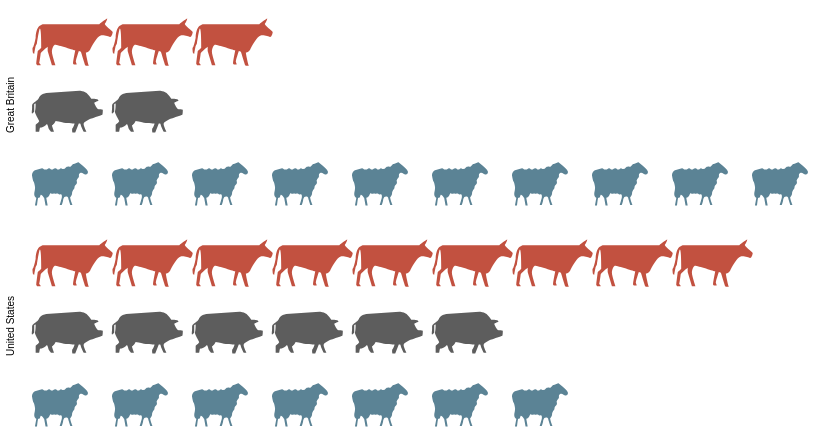

Specify this chart in Vega-Lite:
### Vega specification from a JSON file in a GitHub repository (floating-point values rounded to 4 significant figures)
{"$schema": "https://vega.github.io/schema/vega/v4.json", "autosize": "pad", "padding": 5, "data": [{"name": "source_0", "values": [{"country": "Great Britain", "animal": "cattle", "col": 3}, {"country": "Great Britain", "animal": "cattle", "col": 2}, {"country": "Great Britain", "animal": "cattle", "col": 1}, {"country": "Great Britain", "animal": "pigs", "col": 2}, {"country": "Great Britain", "animal": "pigs", "col": 1}, {"country": "Great Britain", "animal": "sheep", "col": 10}, {"country": "Great Britain", "animal": "sheep", "col": 9}, {"country": "Great Britain", "animal": "sheep", "col": 8}, {"country": "Great Britain", "animal": "sheep", "col": 7}, {"country": "Great Britain", "animal": "sheep", "col": 6}, {"country": "Great Britain", "animal": "sheep", "col": 5}, {"country": "Great Britain", "animal": "sheep", "col": 4}, {"country": "Great Britain", "animal": "sheep", "col": 3}, {"country": "Great Britain", "animal": "sheep", "col": 2}, {"country": "Great Britain", "animal": "sheep", "col": 1}, {"country": "United States", "animal": "cattle", "col": 9}, {"country": "United States", "animal": "cattle", "col": 8}, {"country": "United States", "animal": "cattle", "col": 7}, {"country": "United States", "animal": "cattle", "col": 6}, {"country": "United States", "animal": "cattle", "col": 5}, {"country": "United States", "animal": "cattle", "col": 4}, {"country": "United States", "animal": "cattle", "col": 3}, {"country": "United States", "animal": "cattle", "col": 2}, {"country": "United States", "animal": "cattle", "col": 1}, {"country": "United States", "animal": "pigs", "col": 6}, {"country": "United States", "animal": "pigs", "col": 5}, {"country": "United States", "animal": "pigs", "col": 4}, {"country": "United States", "animal": "pigs", "col": 3}, {"country": "United States", "animal": "pigs", "col": 2}, {"country": "United States", "animal": "pigs", "col": 1}, {"country": "United States", "animal": "sheep", "col": 7}, {"country": "United States", "animal": "sheep", "col": 6}, {"country": "United States", "animal": "sheep", "col": 5}, {"country": "United States", "animal": "sheep", "col": 4}, {"country": "United States", "animal": "sheep", "col": 3}, {"country": "United States", "animal": "sheep", "col": 2}, {"country": "United States", "animal": "sheep", "col": 1}]}, {"name": "row_domain", "source": "source_0", "transform": [{"type": "aggregate", "groupby": ["country"]}]}], "signals": [{"name": "child_width", "value": 800}, {"name": "child_height", "value": 200}], "layout": {"padding": {"row": 20, "column": 20}, "columns": 1, "bounds": "full", "align": "all"}, "marks": [{"name": "row_header", "type": "group", "role": "row-header", "from": {"data": "row_domain"}, "sort": {"field": "datum[\"country\"]", "order": "ascending"}, "title": {"text": {"signal": "''+parent[\"country\"]"}, "offset": 10, "orient": "left", "style": "guide-label", "baseline": "middle"}, "encode": {"update": {"height": {"signal": "child_height"}}}}, {"name": "cell", "type": "group", "style": "cell", "from": {"facet": {"name": "facet", "data": "source_0", "groupby": ["country"]}}, "sort": {"field": ["datum[\"country\"]"], "order": ["ascending"]}, "encode": {"update": {"width": {"signal": "child_width"}, "height": {"signal": "child_height"}}}, "marks": [{"name": "child_marks", "type": "symbol", "style": ["point"], "from": {"data": "facet"}, "encode": {"update": {"opacity": {"value": 1}, "fill": {"scale": "color", "field": "animal"}, "tooltip": {"signal": "{\"col\": ''+datum[\"col\"], \"animal\": ''+datum[\"animal\"]}"}, "x": {"scale": "x", "field": "col"}, "y": {"scale": "y", "field": "animal"}, "size": {"value": 200}, "shape": {"scale": "shape", "field": "animal"}}}}]}], "scales": [{"name": "x", "type": "point", "domain": {"data": "source_0", "field": "col", "sort": true}, "range": [0, {"signal": "child_width"}], "padding": 0.5}, {"name": "y", "type": "point", "domain": {"data": "source_0", "field": "animal", "sort": true}, "range": [0, {"signal": "child_height"}], "padding": 0.5}, {"name": "color", "type": "ordinal", "domain": ["person", "cattle", "pigs", "sheep"], "range": ["rgb(162,160,152)", "rgb(194,81,64)", "rgb(93,93,93)", "rgb(91,131,149)"]}, {"name": "shape", "type": "ordinal", "domain": ["person", "cattle", "pigs", "sheep"], "range": ["M1.7 -1.7h-0.8c0.3 -0.2 0.6 -0.5 0.6 -0.9c0 -0.6 -0.4 -1 -1 -1c-0.6 0 -1 0.4 -1 1c0 0.4 0.2 0.7 0.6 0.9h-0.8c-0.4 0 -0.7 0.3 -0.7 0.6v1.9c0 0.3 0.3 0.6 0.6 0.6h0.2c0 0 0 0.1 0 0.1v1.9c0 0.3 0.2 0.6 0.3 0.6h1.3c0.2 0 0.3 -0.3 0.3 -0.6v-1.8c0 0 0 -0.1 0 -0.1h0.2c0.3 0 0.6 -0.3 0.6 -0.6v-2c0.2 -0.3 -0.1 -0.6 -0.4 -0.6z", "M4 -2c0 0 0.9 -0.7 1.1 -0.8c0.1 -0.1 -0.1 0.5 -0.3 0.7c-0.2 0.2 1.1 1.1 1.1 1.2c0 0.2 -0.2 0.8 -0.4 0.7c-0.1 0 -0.8 -0.3 -1.3 -0.2c-0.5 0.1 -1.3 1.6 -1.5 2c-0.3 0.4 -0.6 0.4 -0.6 0.4c0 0.1 0.3 1.7 0.4 1.8c0.1 0.1 -0.4 0.1 -0.5 0c0 0 -0.6 -1.9 -0.6 -1.9c-0.1 0 -0.3 -0.1 -0.3 -0.1c0 0.1 -0.5 1.4 -0.4 1.6c0.1 0.2 0.1 0.3 0.1 0.3c0 0 -0.4 0 -0.4 0c0 0 -0.2 -0.1 -0.1 -0.3c0 -0.2 0.3 -1.7 0.3 -1.7c0 0 -2.8 -0.9 -2.9 -0.8c-0.2 0.1 -0.4 0.6 -0.4 1c0 0.4 0.5 1.9 0.5 1.9l-0.5 0l-0.6 -2l0 -0.6c0 0 -1 0.8 -1 1c0 0.2 -0.2 1.3 -0.2 1.3c0 0 0.3 0.3 0.2 0.3c0 0 -0.5 0 -0.5 0c0 0 -0.2 -0.2 -0.1 -0.4c0 -0.1 0.2 -1.6 0.2 -1.6c0 0 0.5 -0.4 0.5 -0.5c0 -0.1 0 -2.7 -0.2 -2.7c-0.1 0 -0.4 2 -0.4 2c0 0 0 0.2 -0.2 0.5c-0.1 0.4 -0.2 1.1 -0.2 1.1c0 0 -0.2 -0.1 -0.2 -0.2c0 -0.1 -0.1 -0.7 0 -0.7c0.1 -0.1 0.3 -0.8 0.4 -1.4c0 -0.6 0.2 -1.3 0.4 -1.5c0.1 -0.2 0.6 -0.4 0.6 -0.4z", "M1.2 -2c0 0 0.7 0 1.2 0.5c0.5 0.5 0.4 0.6 0.5 0.6c0.1 0 0.7 0 0.8 0.1c0.1 0 0.2 0.2 0.2 0.2c0 0 -0.6 0.2 -0.6 0.3c0 0.1 0.4 0.9 0.6 0.9c0.1 0 0.6 0 0.6 0.1c0 0.1 0 0.7 -0.1 0.7c-0.1 0 -1.2 0.4 -1.5 0.5c-0.3 0.1 -1.1 0.5 -1.1 0.7c-0.1 0.2 0.4 1.2 0.4 1.2l-0.4 0c0 0 -0.4 -0.8 -0.4 -0.9c0 -0.1 -0.1 -0.3 -0.1 -0.3l-0.2 0l-0.5 1.3l-0.4 0c0 0 -0.1 -0.4 0 -0.6c0.1 -0.1 0.3 -0.6 0.3 -0.7c0 0 -0.8 0 -1.5 -0.1c-0.7 -0.1 -1.2 -0.3 -1.2 -0.2c0 0.1 -0.4 0.6 -0.5 0.6c0 0 0.3 0.9 0.3 0.9l-0.4 0c0 0 -0.4 -0.5 -0.4 -0.6c0 -0.1 -0.2 -0.6 -0.2 -0.5c0 0 -0.4 0.4 -0.6 0.4c-0.2 0.1 -0.4 0.1 -0.4 0.1c0 0 -0.1 0.6 -0.1 0.6l-0.5 0l0 -1c0 0 0.5 -0.4 0.5 -0.5c0 -0.1 -0.7 -1.2 -0.6 -1.4c0.1 -0.1 0.1 -1.1 0.1 -1.1c0 0 -0.2 0.1 -0.2 0.1c0 0 0 0.9 0 1c0 0.1 -0.2 0.3 -0.3 0.3c-0.1 0 0 -0.5 0 -0.9c0 -0.4 0 -0.4 0.2 -0.6c0.2 -0.2 0.6 -0.3 0.8 -0.8c0.3 -0.5 1 -0.6 1 -0.6z", "M-4.1 -0.5c0.2 0 0.2 0.2 0.5 0.2c0.3 0 0.3 -0.2 0.5 -0.2c0.2 0 0.2 0.2 0.4 0.2c0.2 0 0.2 -0.2 0.5 -0.2c0.2 0 0.2 0.2 0.4 0.2c0.2 0 0.2 -0.2 0.4 -0.2c0.1 0 0.2 0.2 0.4 0.1c0.2 0 0.2 -0.2 0.4 -0.3c0.1 0 0.1 -0.1 0.4 0c0.3 0 0.3 -0.4 0.6 -0.4c0.3 0 0.6 -0.3 0.7 -0.2c0.1 0.1 1.4 1 1.3 1.4c-0.1 0.4 -0.3 0.3 -0.4 0.3c-0.1 0 -0.5 -0.4 -0.7 -0.2c-0.3 0.2 -0.1 0.4 -0.2 0.6c-0.1 0.1 -0.2 0.2 -0.3 0.4c0 0.2 0.1 0.3 0 0.5c-0.1 0.2 -0.3 0.2 -0.3 0.5c0 0.3 -0.2 0.3 -0.3 0.6c-0.1 0.2 0 0.3 -0.1 0.5c-0.1 0.2 -0.1 0.2 -0.2 0.3c-0.1 0.1 0.3 1.1 0.3 1.1l-0.3 0c0 0 -0.3 -0.9 -0.3 -1c0 -0.1 -0.1 -0.2 -0.3 -0.2c-0.2 0 -0.3 0.1 -0.4 0.4c0 0.3 -0.2 0.8 -0.2 0.8l-0.3 0l0.3 -1c0 0 0.1 -0.6 -0.2 -0.5c-0.3 0.1 -0.2 -0.1 -0.4 -0.1c-0.2 -0.1 -0.3 0.1 -0.4 0c-0.2 -0.1 -0.3 0.1 -0.5 0c-0.2 -0.1 -0.1 0 -0.3 0.3c-0.2 0.3 -0.4 0.3 -0.4 0.3l0.2 1.1l-0.3 0l-0.2 -1.1c0 0 -0.4 -0.6 -0.5 -0.4c-0.1 0.3 -0.1 0.4 -0.3 0.4c-0.1 -0.1 -0.2 1.1 -0.2 1.1l-0.3 0l0.2 -1.1c0 0 -0.3 -0.1 -0.3 -0.5c0 -0.3 0.1 -0.5 0.1 -0.7c0.1 -0.2 -0.1 -1 -0.2 -1.1c-0.1 -0.2 -0.2 -0.8 -0.2 -0.8c0 0 -0.1 -0.5 0.4 -0.8z"]}], "config": {"axisY": {"minExtent": 30}, "style": {"cell": {"stroke": ""}}}}
